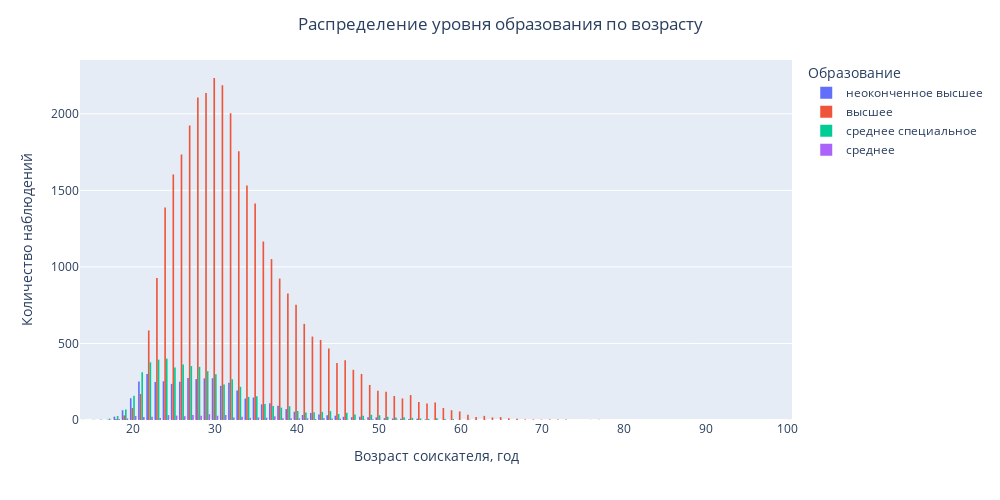
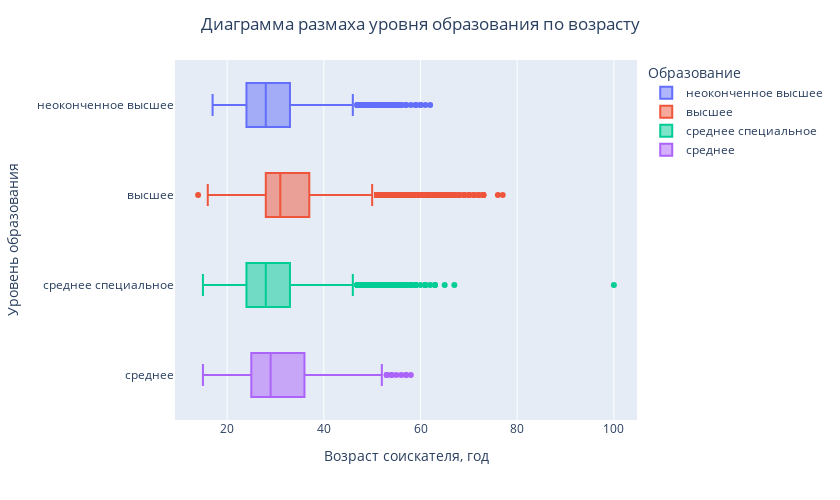

Write notebook code for charts like these, in order.
### Markdown cell above
**Дополнительные баллы**

Для получения 2 дополнительных баллов по разведывательному анализу постройте еще два любых содержательных графика или диаграммы, которые помогут проиллюстрировать влияние признаков/взаимосвязь между признаками/распределения признаков. Приведите выводы по ним. Желательно, чтобы в анализе участвовали признаки, которые мы создавали ранее в разделе "Преобразование данных".

### Code cell
# ваш код здесь
# Строим столбчатую диаграмму распределения уровня образования по возрасту
fig = px.histogram(
    df_hh,
    x='Возраст',
    barmode='group',
    height=500,
    width=1000,
    color='Образование'
    )

fig.update_layout(  
    title='Распределение уровня образования по возрасту',
    xaxis_title='Возраст соискателя, год',
    title_x = 0.5,
    yaxis_title='Количество наблюдений'
    )
 
fig.show()

# Строим диаграмму размаха 
fig = px.box(
    df_hh,
    x='Возраст',
    y='Образование',
    color='Образование',
    width=840,
    height=500,
    )

# Настраиваем отображение
fig.update_layout(
    title='Диаграмма размаха уровня образования по возрасту',
    title_x = 0.5,
    xaxis_title='Возраст соискателя, год',
    yaxis_title='Уровень образования'
    )

fig.show()

#Построение графиков в seaborn для корректного отображения на GitHub
# Создаем диаграмму размаха
fig, axes = plt.subplots(2, 1, figsize=(12, 12))
box = sns.boxplot(
    data=df_hh,
    x='Возраст',
    y='Образование',
    hue='Образование',    
    orient='h',
    ax=axes[0]
    )

# Повышаем информативность
box.set_title('Диаграмма размаха уровня образования по возрасту')
box.set_xlabel('Возраст соискателя, год')
box.set_ylabel('Уровень образования')
box.grid()

# Создаем гистограмму 
hist = sns.histplot(
    data=df_hh,
    x='Возраст',
    y='Образование',
    hue='Образование', 
    ax=axes[1]
    )

# Повышаем информативность
hist.set_title('Распределение уровня образования по возрасту')
hist.set_xlabel('Возраст соискателя, год') 
hist.set_ylabel('Уровень образования')
hist.grid()

plt.show()

### Figure 1 — Plotly figure (JSON) as saved in the notebook; plotly's stock layout.template omitted (floating-point values rounded to 4 significant figures; data arrays with more than 128 entries replaced by an {"elided": "..."} marker saying what was removed)
{"data": [{"alignmentgroup": "True", "bingroup": "x", "hovertemplate": "Образование=неоконченное высшее<br>Возраст=%{x}<br>count=%{y}<extra></extra>", "legendgroup": "неоконченное высшее", "marker": {"color": "#636efa", "pattern": {"shape": ""}}, "name": "неоконченное высшее", "offsetgroup": "неоконченное высшее", "orientation": "v", "showlegend": true, "type": "histogram", "x": {"elided": "4557 int values"}, "xaxis": "x", "yaxis": "y"}, {"alignmentgroup": "True", "bingroup": "x", "hovertemplate": "Образование=высшее<br>Возраст=%{x}<br>count=%{y}<extra></extra>", "legendgroup": "высшее", "marker": {"color": "#EF553B", "pattern": {"shape": ""}}, "name": "высшее", "offsetgroup": "высшее", "orientation": "v", "showlegend": true, "type": "histogram", "x": {"elided": "33863 int values"}, "xaxis": "x", "yaxis": "y"}, {"alignmentgroup": "True", "bingroup": "x", "hovertemplate": "Образование=среднее специальное<br>Возраст=%{x}<br>count=%{y}<extra></extra>", "legendgroup": "среднее специальное", "marker": {"color": "#00cc96", "pattern": {"shape": ""}}, "name": "среднее специальное", "offsetgroup": "среднее специальное", "orientation": "v", "showlegend": true, "type": "histogram", "x": {"elided": "5765 int values"}, "xaxis": "x", "yaxis": "y"}, {"alignmentgroup": "True", "bingroup": "x", "hovertemplate": "Образование=среднее<br>Возраст=%{x}<br>count=%{y}<extra></extra>", "legendgroup": "среднее", "marker": {"color": "#ab63fa", "pattern": {"shape": ""}}, "name": "среднее", "offsetgroup": "среднее", "orientation": "v", "showlegend": true, "type": "histogram", "x": {"elided": "559 int values"}, "xaxis": "x", "yaxis": "y"}], "layout": {"barmode": "group", "height": 500, "legend": {"title": {"text": "Образование"}, "tracegroupgap": 0}, "margin": {"t": 60}, "title": {"text": "Распределение уровня образования по возрасту", "x": 0.5}, "width": 1000, "xaxis": {"anchor": "y", "domain": [0, 1], "title": {"text": "Возраст соискателя, год"}}, "yaxis": {"anchor": "x", "domain": [0, 1], "title": {"text": "Количество наблюдений"}}}}

### Figure 2 — Plotly figure (JSON) as saved in the notebook; plotly's stock layout.template omitted (floating-point values rounded to 4 significant figures; data arrays with more than 128 entries replaced by an {"elided": "..."} marker saying what was removed)
{"data": [{"alignmentgroup": "True", "hovertemplate": "Образование=%{y}<br>Возраст=%{x}<extra></extra>", "legendgroup": "неоконченное высшее", "marker": {"color": "#636efa"}, "name": "неоконченное высшее", "notched": false, "offsetgroup": "неоконченное высшее", "orientation": "h", "showlegend": true, "type": "box", "x": {"elided": "4557 int values"}, "x0": " ", "xaxis": "x", "y": {"elided": "4557 str values"}, "y0": " ", "yaxis": "y"}, {"alignmentgroup": "True", "hovertemplate": "Образование=%{y}<br>Возраст=%{x}<extra></extra>", "legendgroup": "высшее", "marker": {"color": "#EF553B"}, "name": "высшее", "notched": false, "offsetgroup": "высшее", "orientation": "h", "showlegend": true, "type": "box", "x": {"elided": "33863 int values"}, "x0": " ", "xaxis": "x", "y": {"elided": "33863 str values"}, "y0": " ", "yaxis": "y"}, {"alignmentgroup": "True", "hovertemplate": "Образование=%{y}<br>Возраст=%{x}<extra></extra>", "legendgroup": "среднее специальное", "marker": {"color": "#00cc96"}, "name": "среднее специальное", "notched": false, "offsetgroup": "среднее специальное", "orientation": "h", "showlegend": true, "type": "box", "x": {"elided": "5765 int values"}, "x0": " ", "xaxis": "x", "y": {"elided": "5765 str values"}, "y0": " ", "yaxis": "y"}, {"alignmentgroup": "True", "hovertemplate": "Образование=%{y}<br>Возраст=%{x}<extra></extra>", "legendgroup": "среднее", "marker": {"color": "#ab63fa"}, "name": "среднее", "notched": false, "offsetgroup": "среднее", "orientation": "h", "showlegend": true, "type": "box", "x": {"elided": "559 int values"}, "x0": " ", "xaxis": "x", "y": {"elided": "559 str values"}, "y0": " ", "yaxis": "y"}], "layout": {"boxmode": "overlay", "height": 500, "legend": {"title": {"text": "Образование"}, "tracegroupgap": 0}, "margin": {"t": 60}, "title": {"text": "Диаграмма размаха уровня образования по возрасту", "x": 0.5}, "width": 840, "xaxis": {"anchor": "y", "domain": [0, 1], "title": {"text": "Возраст соискателя, год"}}, "yaxis": {"anchor": "x", "categoryarray": ["среднее", "среднее специальное", "высшее", "неоконченное высшее"], "categoryorder": "array", "domain": [0, 1], "title": {"text": "Уровень образования"}}}}
